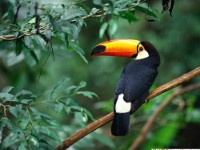
//> input picture 200x150.jpg, 200 x 150 px
$ ./pde_anisotropic ../200x150.jpg   (built with g++ and OpenCV 4)
//> lines starting //> are read from the running program, lines starting //| are printed output that depends on the picture
/*
Usage:
	Compile :g++ pde_anisotropic.cpp -I /usr/local/include/opencv -L /usr/local/lib -lml -lcv -lhighgui -lcvaux -lcxcore
	Run 	:./a.out image-file-name
Result is saved in a file "result.jpg".

*/


#include<iostream>
#include<stdio.h>
#include <math.h>
#include <cv.h>
#include <highgui.h>
using namespace std;

#define GARBAGE 99999

double valueat(double intensity1,double intensity2,double v1,double v2,double v)
{
    if(v1==v2)
        return intensity1;
    else
        return((((v2-v)/(v2-v1))*intensity2) +(((v-v1)/(v2-v1))*intensity1));
}

void bilinear(IplImage* img, IplImage *imgfinal, double horizontal_scale, double vertical_scale)
{
    int orig_height,orig_width,orig_step,orig_channels,new_step,new_channels,new_height,new_width,i,j,k;
    CvScalar v;
    orig_height=img->height;
    orig_width=img->width;
    orig_step=img->widthStep;
    new_step=orig_step*horizontal_scale;
    new_channels=orig_channels=img->nChannels;
    uchar *orig_data = (uchar *)img->imageData;	//Get the image data in 'data'
    new_height=orig_height*vertical_scale;			//new image height
  	new_width=orig_width*horizontal_scale;				//new image width
  	uchar *new_data =(uchar*) imgfinal->imageData;
  	for(i=0;i<new_height;i++)
  		for(j=0;j<new_width;j++)
  			for(k=0;k<new_channels;k++)
    				new_data[(int)(i*new_step+j*new_channels+k)]=0;
    for(i=0;i<new_height;i++)
    {
        for(j=0;j<new_width;j++)
        {
            int x1=floor((double)j/(double)horizontal_scale);
            int y1=floor((double)i/(double)vertical_scale);
            int x2=ceil((double)j/(double)horizontal_scale);
            int y2=ceil((double)i/(double)vertical_scale);
            double x = (double)j/(double)horizontal_scale;
            double y = (double)i/(double)vertical_scale;
            for(k=0;k<new_channels;k++)
            {

                double r1=valueat((double)orig_data[(int)(y1*orig_step +x1*orig_channels+k)],(double)orig_data[(int)(y1*orig_step +x2*orig_channels+k)],(double)x1,(double)x2,x);
                double r2=valueat((double)orig_data[(int)(y2*orig_step +x1*orig_channels+k)],(double)orig_data[(int)(y2*orig_step +x2*orig_channels+k)],(double)x1,(double)x2,x);
                v.val[k]=valueat(r1,r2,(double)y1,(double)y2,y);
                //new_data[(int)(i*new_step+j*new_channels+k)]=orig_data[(int)(temp_height*orig_step + temp_width*orig_channels+k)];
            }
            cvSet2D(imgfinal,i,j,v);
        }
    }
}

void getrgb(IplImage *I,double *Ir,double *Ig,double *Ib)
{
    int w=I->width;
    int h=I->height;
    int i,j;
    CvScalar temp;
    for(i=0;i<w;i++)
    {
        for(j=0;j<h;j++)
        {
            temp=cvGet2D(I,j,i);
            Ir[j*w+i]=temp.val[0];
            Ig[j*w+i]=temp.val[1];
            Ib[j*w+i]=temp.val[2];
        }
    }
}
void generateImgFrmRGB(IplImage *img,double *Ir,double *Ig, double *Ib,int w,int h)
{
    CvScalar temp;
    int i,j;
    for(i=0;i<h;i++)
    {
        for(j=0;j<w;j++)
        {
            temp.val[0]=Ir[i*w+j];
            temp.val[1]=Ig[i*w+j];
            temp.val[2]=Ib[i*w+j];
            cvSet2D(img,i,j,temp);
        }
    }
}
void average_filter(IplImage *I)
{
    int i,j,k,l1,l2,count=0;
    double *s=(double*)calloc(I->nChannels,sizeof(double));
    CvScalar temp;
    for(i=0;i<I->height;i++)
    {
        for(j=0;j<I->width;j++)
        {
            for(k=0;k<I->nChannels;k++)
                s[k]=0;
            count=0;
            for(l1=-1;l1<=1;l1++)
            {
                for(l2=-1;l2<=1;l2++)
                {
                    if( ((i+l1)<0) || ((i+l1)>=I->height) || ((j+l2)<0) || ((j+l2)>=I->width))
                        continue;
                    count++;
                    temp=cvGet2D(I,i+l1,j+l2);
                    for(k=0;k<I->nChannels;k++)
                    {
                        s[k]=s[k]+temp.val[k];
                    }
                }
            }
            for(k=0;k<I->nChannels;k++)
            {
                s[k]=s[k]/(double)count;
                s[k]=(s[k]>255)?255:s[k];
                s[k]=(s[k]<0)?0:s[k];
                temp.val[k]=(int)s[k];
            }
            cvSet2D(I,i,j,temp);
        }
    }
}
void modify(double *I,int w,int h)
{
    double c=0;
    int i,j;
    for(i=0;i<h;i++)
    {
        for(j=0;j<w;j++)
        {
            //c=1/(1+ pow(I[i*w+j],2)/3600 + 0.0000001);
            c=exp(-pow(I[i*w+j],2)/3600);
            I[i*w+j]*=c;
            I[i*w+j]*=c;
        }
    }
}

void generate_new(double *I,double *IIncN,double *IIncS,double *IIncE,double *IIncW,double *Pimg,double *I0,int w,int h)
{
    int i,j;
    for(i=0;i<h;i++)
    {
        for(j=0;j<w;j++)
        {
            I[i*w+j]+=(0.15*(double)(IIncN[i*w+j]+IIncS[i*w+j]+IIncE[i*w+j]+IIncW[i*w+j]-Pimg[i*w+j]+I0[i*w+j]));
        }
    }
}
void copy_image(IplImage *img1,IplImage *img2)
{
    int i,j;
    CvScalar temp;
    for(i=0;i<img1->width;i++)
    {
        for(j=0;j<img1->height;j++)
        {
            temp=cvGet2D(img1,j,i);
            cvSet2D(img2,j,i,temp);
        }
    }
}

void find_increment(double *I,double *IIncrementN,double *IIncrementS,double *IIncrementE,double *IIncrementW,int owidth,int oheight)
{
    double *I1=(double*)calloc((owidth+2)*(oheight+2),sizeof(double));
    int i,j;
    for(i=1;i<=oheight;i++)
    {
        for(j=1;j<=owidth;j++)
        {
            I1[i*(owidth+2)+j]=I[(i-1)*owidth + (j-1)];
        }
    }
    for(i=1;i<=oheight;i++)
    {
        for(j=1;j<=owidth;j++)
        {
            IIncrementN[(i-1)*owidth+j-1] = I1[(i-1)*(owidth+2) + j]-I1[i*(owidth+2) + j];
            IIncrementS[(i-1)*owidth+j-1] = I1[(i+1)*(owidth+2) + j]-I1[i*(owidth+2) + j];
            IIncrementW[(i-1)*owidth+j-1] = I1[i*(owidth+2) + j-1]-I1[i*(owidth+2) + j];
            IIncrementE[(i-1)*owidth+j-1] = I1[i*(owidth+2) + j+1]-I1[i*(owidth+2) + j];
        }
    }
}
void pde(IplImage* img, IplImage* imgfinal, int owidth, int oheight)
{
    int i,j,k,l;
    int width=img->width;
    int height=img->height;
    double horizontal_scale=(double)(owidth)/(double)(img->width);
	double vertical_scale=(double)(oheight)/(double)(img->height);
    IplImage *img_initial = cvCreateImage(cvSize(owidth,oheight),IPL_DEPTH_8U,img->nChannels);
    IplImage *Pimg = cvCreateImage(cvSize(owidth,oheight),IPL_DEPTH_8U,img->nChannels);
    IplImage *imgtemp = cvCreateImage(cvSize(owidth,oheight),IPL_DEPTH_8U,img->nChannels);
    bilinear(img,img_initial,horizontal_scale,vertical_scale);
    //cvSaveImage("bilinear.jpg",img_initial);
    copy_image(img_initial,imgtemp);
    copy_image(img_initial,Pimg);

    average_filter(Pimg);
    double *Ir0=(double*)calloc(owidth*oheight,sizeof(double));
    double *Ig0=(double*)calloc(owidth*oheight,sizeof(double));
    double *Ib0=(double*)calloc(owidth*oheight,sizeof(double));
    double *Pimgr=(double*)calloc(owidth*oheight,sizeof(double));
    double *Pimgg=(double*)calloc(owidth*oheight,sizeof(double));
    double *Pimgb=(double*)calloc(owidth*oheight,sizeof(double));
    double *Ir=(double*)calloc(owidth*oheight,sizeof(double));
    double *Ig=(double*)calloc(owidth*oheight,sizeof(double));
    double *Ib=(double*)calloc(owidth*oheight,sizeof(double));
    getrgb(img_initial,Ir,Ig,Ib);
    getrgb(img_initial,Ir0,Ig0,Ib0);
    getrgb(Pimg,Pimgr,Pimgg,Pimgb);

    double *IrIncrementN=(double*)calloc(owidth*oheight,sizeof(double));
    double *IrIncrementS=(double*)calloc(owidth*oheight,sizeof(double));
    double *IrIncrementE=(double*)calloc(owidth*oheight,sizeof(double));
    double *IrIncrementW=(double*)calloc(owidth*oheight,sizeof(double));

    double *IgIncrementN=(double*)calloc(owidth*oheight,sizeof(double));
    double *IgIncrementS=(double*)calloc(owidth*oheight,sizeof(double));
    double *IgIncrementE=(double*)calloc(owidth*oheight,sizeof(double));
    double *IgIncrementW=(double*)calloc(owidth*oheight,sizeof(double));

    double *IbIncrementN=(double*)calloc(owidth*oheight,sizeof(double));
    double *IbIncrementS=(double*)calloc(owidth*oheight,sizeof(double));
    double *IbIncrementE=(double*)calloc(owidth*oheight,sizeof(double));
    double *IbIncrementW=(double*)calloc(owidth*oheight,sizeof(double));

    //single differentiation


    for(i=0;i<20;i++)
    {

        find_increment(Ir,IrIncrementN,IrIncrementS,IrIncrementE,IrIncrementW,owidth,oheight);
        find_increment(Ig,IgIncrementN,IgIncrementS,IgIncrementE,IgIncrementW,owidth,oheight);
        find_increment(Ib,IbIncrementN,IbIncrementS,IbIncrementE,IbIncrementW,owidth,oheight);

        modify(IrIncrementN,owidth,oheight);
        modify(IrIncrementS,owidth,oheight);
        modify(IrIncrementE,owidth,oheight);
        modify(IrIncrementW,owidth,oheight);

        modify(IgIncrementN,owidth,oheight);
        modify(IgIncrementS,owidth,oheight);
        modify(IgIncrementE,owidth,oheight);
        modify(IgIncrementW,owidth,oheight);

        modify(IbIncrementN,owidth,oheight);
        modify(IbIncrementS,owidth,oheight);
        modify(IbIncrementE,owidth,oheight);
        modify(IbIncrementW,owidth,oheight);


        generate_new(Ir,IrIncrementN,IrIncrementS,IrIncrementE,IrIncrementW,Pimgr,Ir0,owidth,oheight);
        generate_new(Ig,IgIncrementN,IgIncrementS,IgIncrementE,IgIncrementW,Pimgg,Ig0,owidth,oheight);
        generate_new(Ib,IbIncrementN,IbIncrementS,IbIncrementE,IbIncrementW,Pimgb,Ib0,owidth,oheight);
    }
    generateImgFrmRGB(imgfinal,Ir,Ig,Ib,owidth,oheight);
}


int main(int argc,char*argv[])
{
    IplImage* img=0;
	double horizontal_scale,vertical_scale;
	int owidth,oheight;
	if(argc<2)				//Check for the format of the command line input
	{
		printf("Usage : ./a.out <image-file-name>\n");
		exit(0);
	}
	img=cvLoadImage(argv[1]);		//Load the given image
//> img is the input picture: 150 rows x 200 cols, CV_8UC3; mean B, G, R 67.7, 95, 66.8
  	if(!img){
    	printf("Could not load image file: %s\n",argv[1]);
    	exit(0);
  	}
	printf("Enter the output width and height :");
	scanf("%d%d",&owidth,&oheight);
//> the answer given: 100 100

  	IplImage * imgfinal= cvCreateImage(cvSize(owidth,oheight),IPL_DEPTH_8U,img->nChannels);


  	pde(img,imgfinal,owidth,oheight);
//> after the loop in bilinear, `for(i=0;i<new_height;i++)`: imgfinal: 100 rows x 100 cols, CV_8UC3; every value is 0
//> after the loop in bilinear, `for(i=0;i<new_height;i++)`:
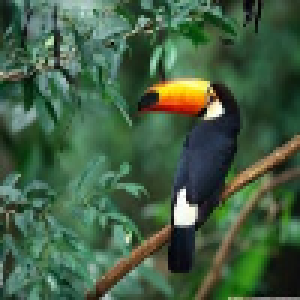
//> imgfinal: 100 rows x 100 cols, CV_8UC3 (shown 3 times larger); mean B, G, R 67.9, 95.1, 67
//> the loop in copy_image, `for(i=0;i<img1->width;i++)` made 100 passes
//> temp on passes 1 to 12: Scalar(44, 59, 28), Scalar(48, 64, 36), Scalar(36, 52, 30), Scalar(30, 45, 26), Scalar(21, 36, 16), Scalar(42, 54, 31), Scalar(65, 72, 52), Scalar(92, 95, 78), Scalar(68, 80, 50), Scalar(106, 125, 82), Scalar(131, 154, 100), Scalar(132, 158, 99)
//> after the loop in copy_image, `for(i=0;i<img1->width;i++)`: temp = Scalar(125, 128, 126)
//> the loop in copy_image (call 2), `for(i=0;i<img1->width;i++)` made 100 passes
//> the loop in average_filter, `for(i=0;i<I->height;i++)` made 100 passes
//> (count, temp) on passes 1 to 12: (4, Scalar(36, 56, 41)), (6, Scalar(35, 55, 40)), (6, Scalar(32, 54, 39)), (6, Scalar(30, 53, 37)), (6, Scalar(29, 53, 35)), (6, Scalar(27, 53, 32)), (6, Scalar(26, 51, 28)), (6, Scalar(26, 50, 24)), (6, Scalar(25, 50, 20)), (6, Scalar(26, 51, 17)), (6, Scalar(29, 54, 18)), (6, Scalar(34, 60, 22))
//> after the loop in average_filter, `for(i=0;i<I->height;i++)`:
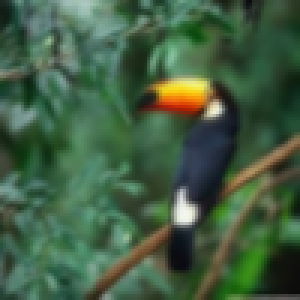
//> I: 100 rows x 100 cols, CV_8UC3 (shown 3 times larger); mean B, G, R 67.1, 94.3, 66.2
//> after the loop in average_filter, `for(i=0;i<I->height;i++)`: count = 4; temp = Scalar(80, 82, 81)
//> the loop in getrgb, `for(i=0;i<w;i++)` made 100 passes
//> after the loop in getrgb, `for(i=0;i<w;i++)`: temp = Scalar(125, 128, 126)
//> the loop in getrgb (call 2), `for(i=0;i<w;i++)` made 100 passes
//> the loop in generateImgFrmRGB, `for(i=0;i<h;i++)` made 100 passes
//> after the loop in generateImgFrmRGB, `for(i=0;i<h;i++)`:
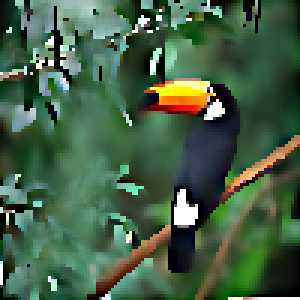
//> img: 100 rows x 100 cols, CV_8UC3 (shown 3 times larger); mean B, G, R 69.7, 96.7, 68.4
  	  // show the image
  	cvSaveImage("result.jpg",imgfinal);			//Save the result image


  	// release the image
  	cvReleaseImage(&imgfinal);				//Free the memory
  	cvReleaseImage(&img);
}
